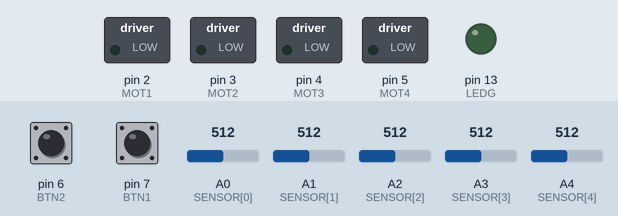
Simulated run of this sketch. Board: Arduino Uno, built with avr-gcc and run on an emulated ATmega328P. Parts: switched loads named in the sketch (green lamp = pin HIGH), output pins drawn as LEDs (lit = HIGH). Dashed ring = blinking. The test bench sets the inputs (shaded band); at power-on: pin 6 (BTN2) HIGH, pin 7 (BTN1) HIGH, A0 (SENSOR[0]) = 512, A1 (SENSOR[1]) = 512, A2 (SENSOR[2]) = 512, A3 (SENSOR[3]) = 512, A4 (SENSOR[4]) = 512.

Above: at 1.2 s.
1.3 s: pin 6 (BTN2) pulled LOW for 0.15 s
At 2.5 s:
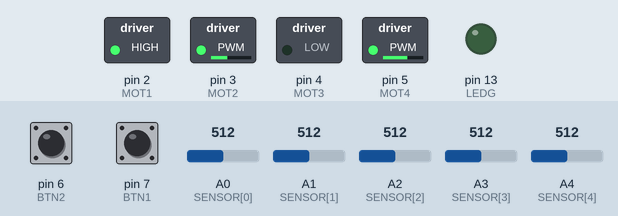
3.0 s: pin 7 (BTN1) pulled LOW for 3.2 s
At 6.2 s:
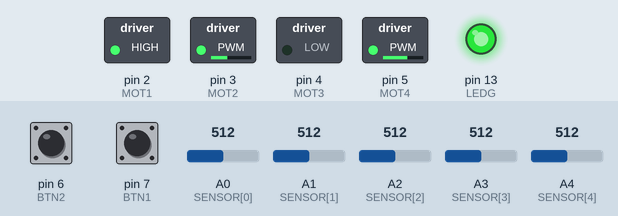
8.3 s: pin 7 (BTN1) pulled LOW for 0.15 s
At 11.0 s:
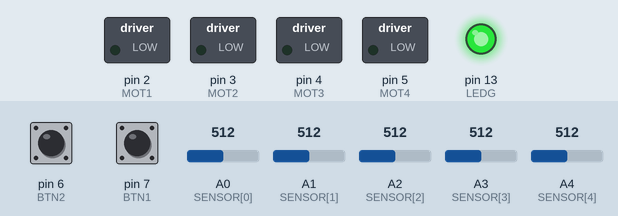
11.3 s: pin 7 (BTN1) pulled LOW for 1 s
At 12.91 s:
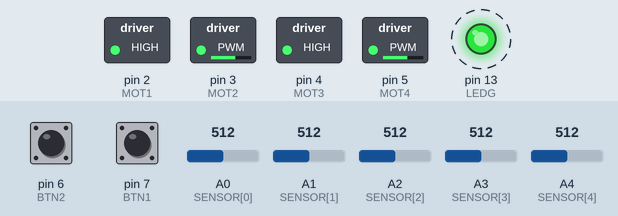
14.5 s: pin 6 (BTN2) pulled LOW for 1 s
At 14.71 s:
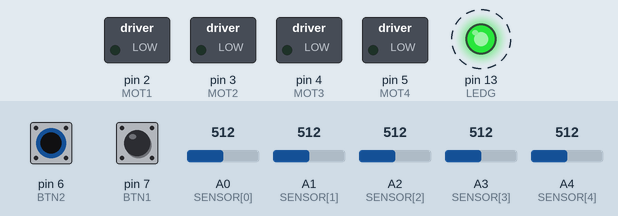
Timing chart, 0 to 17.5 s (numbered marks = the images above; inputs shaded):
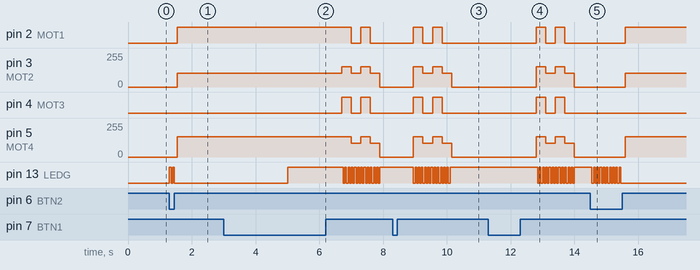

The sketch:

Yeti_v4.ino
```cpp
#include <Arduino.h>

#define dW digitalWrite
#define dR digitalRead

// Pins
#define BTN1  7
#define BTN2  6
#define LEDG  13

#define MOT1  2
#define MOT2  3
#define MOT3  4
#define MOT4  5

// Constants
#define WHITE        1
#define BLACK        0
#define COLOR        BLACK

#define N_SENS       5
#define R_SENS       1000
#define WEIGHT_UNIT  1000

#define RIGHT_DIR    1
#define LEFT_DIR     0

#define PRESS        0
#define RELEASE      1

#define CAL_SPEED    400
#define CAL_TIME     300

#define P_LINE_MIN   0.5    // in percent

// PID and speed
const float SPEED = 600;
const float KP = 0.4;
const float KD = 12;
const float KI = 0;

// Global variables
unsigned long ms = 0;
const int SENSOR[N_SENS] = { A0, A1, A2, A3, A4 };
int sens_max[N_SENS];
int sens_min[N_SENS];
int start = 0;
float line_pos = 0;
float last_line_pos = 0;


// Initialize pins
void InitializeGPIO() {
  pinMode(BTN1, INPUT_PULLUP);
  pinMode(BTN2, INPUT_PULLUP);
  pinMode(LEDG, OUTPUT);

  pinMode(MOT1, OUTPUT);
  pinMode(MOT2, OUTPUT);
  pinMode(MOT3, OUTPUT);
  pinMode(MOT4, OUTPUT);

  for(int x = 0; x < N_SENS; x++)
    pinMode(SENSOR[x], INPUT);
}


// Motor control [-1000..1000]
void motorSpeed(int m1, int m2) {
  int pwm1 = map(abs(m1), 0, 1000, 0, 255);
  int pwm2 = map(abs(m2), 0, 1000, 0, 255);

  pwm1 = (m1 > 0) ? 255 - pwm1 : pwm1;
  pwm2 = (m2 >= 0) ? pwm2 : 255 - pwm2;

  analogWrite(MOT2, pwm1);
  analogWrite(MOT4, pwm2);

  digitalWrite(MOT1, (m1 > 0) ? HIGH : LOW);
  digitalWrite(MOT3, (m2 >= 0) ? LOW : HIGH);
}


// PID controller
float get_PID_correction(float line, float last_line, float kp, float kd, float ki){
  float P = line;
  float D = line - last_line;
  float I = line + last_line;

  return (kp*P + kd*D + ki*I);
}


// Sensor calibration: rotates robot and records min/max
void calibrate(int cal_time, int cal_speed, int cal_dir){
  ms = millis();
  dW(LEDG, LOW);

  while((ms + cal_time) > millis()) {
    dW(LEDG, millis() % 100 < 50);

    if(cal_dir == RIGHT_DIR)
      motorSpeed(cal_speed, -cal_speed);
    else
      motorSpeed(-cal_speed, cal_speed);

    for(int x = 0; x < N_SENS; x++) {
      int v = analogRead(SENSOR[x]);
      sens_min[x] = min(sens_min[x], v);
      sens_max[x] = max(sens_max[x], v);
    }
  }

  motorSpeed(0, 0);
  dW(LEDG, HIGH);
}


// Returns line position (centered around 0)
float get_line_pos(int color, int last_dir){
    float sens_scaled[N_SENS];
    float avg_num = 0;
    float avg_den = 0;
    int line_detected = 0;

    for(int x = 0; x < N_SENS; x++){
        int raw = analogRead(SENSOR[x]);
        int range = sens_max[x] - sens_min[x];

        sens_scaled[x] = (range > 0)
            ? (raw - sens_min[x]) * R_SENS / range
            : 0;

        if(color == BLACK)
            sens_scaled[x] = R_SENS - sens_scaled[x];

        if(sens_scaled[x] >= R_SENS * (P_LINE_MIN/100.0))
            line_detected = 1;

        avg_num += sens_scaled[x] * x * WEIGHT_UNIT;
        avg_den += sens_scaled[x];
    }

    float line;

    if(line_detected && avg_den != 0) {
        line = avg_num / avg_den;
        line -= (WEIGHT_UNIT * (N_SENS - 1) / 2);
        dW(LEDG, LOW);
    } else {
        // Line lost → go max left or right
        line = WEIGHT_UNIT * (N_SENS - 1) * last_dir;
        line -= (WEIGHT_UNIT * (N_SENS - 1) / 2);
        dW(LEDG, HIGH);
    }

    return line;
}


// Executes one step of racing
void race(void){
    last_line_pos = line_pos;
    line_pos = get_line_pos(COLOR, (last_line_pos > 0));

    float corr = get_PID_correction(line_pos, last_line_pos, KP, KD, KI);
    float max_corr = SPEED;

    if(corr > 0){
        corr = min(corr, max_corr);
        motorSpeed(SPEED, SPEED - corr);
    } else {
        corr = max(corr, -max_corr);
        motorSpeed(SPEED + corr, SPEED);
    }
}


// Setup: initialize pins and reset calibration arrays
void setup() {
  Serial.begin(9600);
  InitializeGPIO();

  for(int x = 0; x < N_SENS; x++){
      sens_max[x] = 0;
      sens_min[x] = 1023;
  }
}


// Main control loop
void loop() {

  // Calibration (BTN1)
  if(dR(BTN1) == PRESS){
      dW(LEDG, HIGH);
      while(dR(BTN1) == PRESS);   // wait release
      delay(500);

      calibrate(CAL_TIME, CAL_SPEED, RIGHT_DIR);
      calibrate(CAL_TIME, CAL_SPEED, LEFT_DIR);
      calibrate(CAL_TIME, CAL_SPEED, RIGHT_DIR);
      calibrate(CAL_TIME, CAL_SPEED, LEFT_DIR);
  }


  // Start race (BTN2)
  if(dR(BTN2) == PRESS){
      start = 1;

      while(dR(BTN2) == PRESS){
          dW(LEDG, millis()%100 < 50);  // blinking
          if(dR(BTN1) == PRESS)
              start = 0;                // cancel
      }

      dW(LEDG, LOW);

      if(start == 1){
          delay(100);

          // Race until any button is pressed
          while(dR(BTN1) == RELEASE && dR(BTN2) == RELEASE){
              race();
              delay(15);
          }

          delay(2000);
      }
  }
}
```

Measured:
- after the input at 1.3 s, pin 2 (MOT1): LOW → HIGH after 0.25 s; pin 3 (MOT2): 0/255 → 102/255 after 0.25 s; pin 5 (MOT4): 0/255 → 153/255 after 0.25 s; pin 13 (LEDG): alternates HIGH for 0.05 s and LOW for 0.05 s, 4 changes in all, then stays LOW, starting at once
- after the input at 3.0 s, pin 2 (MOT1): HIGH → LOW after 4.0 s, → HIGH 0.30 s later, → LOW 0.30 s later; pin 3 (MOT2): 102/255 → 153/255 after 3.7 s, → 102/255 0.30 s later, → 153/255 0.30 s later, → 102/255 0.30 s later, … (5 changes in this stretch)
- after the input at 8.3 s, pin 2 (MOT1): alternates HIGH for 0.30 s and LOW for 0.30 s, 4 changes in all, then stays LOW, starting after 0.65 s; pin 3 (MOT2): 0/255 → 153/255 after 0.65 s, → 102/255 0.30 s later, → 153/255 0.30 s later, → 102/255 0.30 s later, … (5 changes in this stretch)
- after the input at 11.3 s, pin 2 (MOT1): alternates HIGH for 0.30 s and LOW for 0.30 s, 4 changes in all, then stays LOW, starting after 1.5 s; pin 3 (MOT2): 0/255 → 153/255 after 1.5 s, → 102/255 0.30 s later, → 153/255 0.30 s later, → 102/255 0.30 s later, … (5 changes in this stretch)
- after the input at 14.5 s, pin 2 (MOT1): LOW → HIGH after 1.1 s; pin 3 (MOT2): 0/255 → 102/255 after 1.1 s; pin 5 (MOT4): 0/255 → 153/255 after 1.1 s; pin 13 (LEDG): alternates HIGH for 0.05 s and LOW for 0.05 s, 19 changes in all, then stays LOW, starting after 0.05 s
